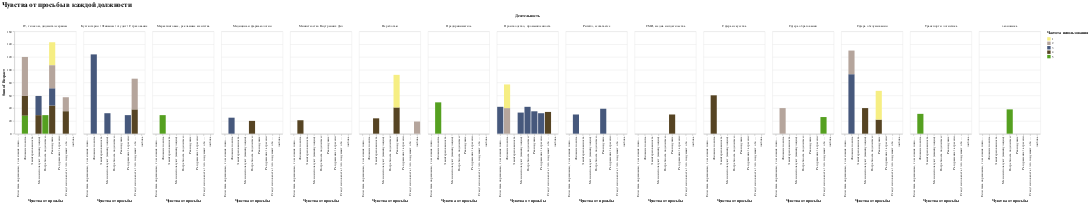

Source (notebook cell):
### Code cell
chart3

### Figure 1 — Vega-Lite specification as saved in the notebook (floating-point values rounded to 4 significant figures)
{"config": {"view": {"continuousWidth": 400, "continuousHeight": 300}, "title": {"anchor": "start", "fontSize": 20, "offset": 15, "orient": "top"}}, "data": {"name": "data-0197ad0db13f40c438e727b669901b0b"}, "mark": "bar", "encoding": {"color": {"field": "Частота использования", "scale": {"range": ["#F6EE83", "#B5A59C", "#46587C", "#564423", "#55A020", "#905869", "#27B78D", "#50630F", "#17ADBE", "#C26854", "#D6B8F5", "#8D0107", "#7A4D7A", "#E6676A", "#3D429C", "#E27AD6", "#7B2BA8"]}, "type": "nominal"}, "column": {"field": "Деятельность", "type": "nominal"}, "x": {"field": "Чувства от просьбы", "type": "ordinal"}, "y": {"aggregate": "sum", "field": "Возраст", "type": "quantitative"}}, "title": "Чувства от просьбы в каждой должности", "$schema": "https://vega.github.io/schema/vega-lite/v4.17.0.json", "datasets": {"data-0197ad0db13f40c438e727b669901b0b": [{"Дата": "2023-03-14T04:18:41.181000", "День месяца": 14, "Время дня": "утро", "Час прохождения опроса": 4, "Пол": "Женский", "Возраст": 35, "Семья": "Да", "Дети": "Да", "Высшее образование": "Да", "Деятельность": "Производство, промышленность", "Частота использования": 3, "Переход по ссылке": "Нет", "Репост по просьбе": "Нет", "Что вызывает реклама услуг": "Равнодушие", "Чувства от просьбы": "Равнодушие", "Возрастная категория": "4", "Время": "утро"}, {"Дата": "2023-03-14T04:51:52.083000", "День месяца": 14, "Время дня": "утро", "Час прохождения опроса": 4, "Пол": "Женский", "Возраст": 47, "Семья": "Нет", "Дети": "Да", "Высшее образование": "Да", "Деятельность": "Сфера обслуживания", "Частота использования": 3, "Переход по ссылке": "Да", "Репост по просьбе": "Да", "Что вызывает реклама услуг": "Интерес", "Чувства от просьбы": "Желание помочь", "Возрастная категория": "3", "Время": "утро"}, {"Дата": "2023-03-14T05:01:05.567000", "День месяца": 14, "Время дня": "утро", "Час прохождения опроса": 5, "Пол": "Женский", "Возраст": 40, "Семья": "Нет", "Дети": "Да", "Высшее образование": "Да", "Деятельность": "Бухгалтерия / Финансы / Аудит / Страхование", "Частота использования": 3, "Переход по ссылке": "Да", "Репост по просьбе": "Да", "Что вызывает реклама услуг": "Желание помочь", "Чувства от просьбы": "Желание помочь", "Возрастная категория": "3", "Время": "утро"}, {"Дата": "2023-03-14T09:15:05.114000", "День месяца": 14, "Время дня": "утро", "Час прохождения опроса": 9, "Пол": "Женский", "Возраст": 22, "Семья": "Нет", "Дети": "Нет", "Высшее образование": "Да", "Деятельность": "IT, телеком, диджитал-сервисы", "Частота использования": 2, "Переход по ссылке": "Да", "Репост по просьбе": "Да", "Что вызывает реклама услуг": "Равнодушие", "Чувства от просьбы": "Стыд / неловкость / что подумают обо мне получатели", "Возрастная категория": "1", "Время": "утро"}, {"Дата": "2023-03-14T10:45:57.916000", "День месяца": 14, "Время дня": "утро", "Час прохождения опроса": 10, "Пол": "Женский", "Возраст": 41, "Семья": "Да", "Дети": "Да", "Высшее образование": "Да", "Деятельность": "Не работаю", "Частота использования": 4, "Переход по ссылке": "Да", "Репост по просьбе": "Нет", "Что вызывает реклама услуг": "Равнодушие", "Чувства от просьбы": "Равнодушие", "Возрастная категория": "3", "Время": "утро"}, {"Дата": "2023-03-14T13:29:53.537000", "День месяца": 14, "Время дня": "день", "Час прохождения опроса": 13, "Пол": "Женский", "Возраст": 35, "Семья": "Да", "Дети": "Да", "Высшее образование": "Да", "Деятельность": "IT, телеком, диджитал-сервисы", "Частота использования": 4, "Переход по ссылке": "Да", "Репост по просьбе": "Нет", "Что вызывает реклама услуг": "Равнодушие", "Чувства от просьбы": "Стыд / неловкость / что подумают обо мне получатели", "Возрастная категория": "4", "Время": "день"}, {"Дата": "2023-03-14T13:45:06.792000", "День месяца": 14, "Время дня": "день", "Час прохождения опроса": 13, "Пол": "Женский", "Возраст": 29, "Семья": "Нет", "Дети": "Нет", "Высшее образование": "Да", "Деятельность": "IT, телеком, диджитал-сервисы", "Частота использования": 5, "Переход по ссылке": "Да", "Репост по просьбе": "Да", "Что вызывает реклама услуг": "Интерес", "Чувства от просьбы": "Потребность поделиться", "Возрастная категория": "2", "Время": "день"}, {"Дата": "2023-03-14T13:51:15.320000", "День месяца": 14, "Время дня": "день", "Час прохождения опроса": 13, "Пол": "Женский", "Возраст": 31, "Семья": "Да", "Дети": "Нет", "Высшее образование": "Да", "Деятельность": "Транспорт и логистика", "Частота использования": 5, "Переход по ссылке": "Да", "Репост по просьбе": "Да", "Что вызывает реклама услуг": "Интерес", "Чувства от просьбы": "Желание помочь", "Возрастная категория": "2", "Время": "день"}, {"Дата": "2023-03-14T14:10:39.316000", "День месяца": 14, "Время дня": "день", "Час прохождения опроса": 14, "Пол": "Женский", "Возраст": 31, "Семья": "Нет", "Дети": "Нет", "Высшее образование": "Да", "Деятельность": "IT, телеком, диджитал-сервисы", "Частота использования": 4, "Переход по ссылке": "Да", "Репост по просьбе": "Да", "Что вызывает реклама услуг": "Интерес", "Чувства от просьбы": "Желание помочь", "Возрастная категория": "2", "Время": "день"}, {"Дата": "2023-03-14T14:36:39.189000", "День месяца": 14, "Время дня": "день", "Час прохождения опроса": 14, "Пол": "Женский", "Возраст": 34, "Семья": "Да", "Дети": "Нет", "Высшее образование": "Да", "Деятельность": "Бухгалтерия / Финансы / Аудит / Страхование", "Частота использования": 3, "Переход по ссылке": "Да", "Репост по просьбе": "Да", "Что вызывает реклама услуг": "Интерес", "Чувства от просьбы": "Желание помочь", "Возрастная категория": "2", "Время": "день"}, {"Дата": "2023-03-14T15:01:19.194000", "День месяца": 14, "Время дня": "день", "Час прохождения опроса": 15, "Пол": "Женский", "Возраст": 29, "Семья": "Да", "Дети": "Нет", "Высшее образование": "Да", "Деятельность": "Бухгалтерия / Финансы / Аудит / Страхование", "Частота использования": 3, "Переход по ссылке": "Да", "Репост по просьбе": "Нет", "Что вызывает реклама услуг": "Равнодушие", "Чувства от просьбы": "Раздражение / агрессия", "Возрастная категория": "2", "Время": "день"}, {"Дата": "2023-03-14T21:57:51.858000", "День месяца": 14, "Время дня": "вечер", "Час прохождения опроса": 21, "Пол": "Женский", "Возраст": 29, "Семья": "Нет", "Дети": "Нет", "Высшее образование": "Да", "Деятельность": "IT, телеком, диджитал-сервисы", "Частота использования": 4, "Переход по ссылке": "Да", "Репост по просьбе": "Нет", "Что вызывает реклама услуг": "Интерес", "Чувства от просьбы": "Меня используют (манипуляция)", "Возрастная категория": "2", "Время": "вечер"}, {"Дата": "2023-03-15T09:14:57.638000", "День месяца": 15, "Время дня": "утро", "Час прохождения опроса": 9, "Пол": "Женский", "Возраст": 30, "Семья": "Да", "Дети": "Да", "Высшее образование": "Да", "Деятельность": "СМИ, медиа и издательства", "Частота использования": 4, "Переход по ссылке": "Нет", "Репост по просьбе": "Нет", "Что вызывает реклама услуг": "Интерес", "Чувства от просьбы": "Равнодушие", "Возрастная категория": "2", "Время": "утро"}, {"Дата": "2023-03-15T09:43:28.872000", "День месяца": 15, "Время дня": "утро", "Час прохождения опроса": 9, "Пол": "Женский", "Возраст": 38, "Семья": "Да", "Дети": "Да", "Высшее образование": "Да", "Деятельность": "Бухгалтерия / Финансы / Аудит / Страхование", "Частота использования": 4, "Переход по ссылке": "Да", "Репост по просьбе": "Да", "Что вызывает реклама услуг": "Меня используют (манипуляция)", "Чувства от просьбы": "Стыд / неловкость / что подумают обо мне получатели", "Возрастная категория": "3", "Время": "утро"}, {"Дата": "2023-03-15T22:38:41.180000", "День месяца": 15, "Время дня": "ночь", "Час прохождения опроса": 22, "Пол": "Женский", "Возраст": 32, "Семья": "Да", "Дети": "Да", "Высшее образование": "Да", "Деятельность": "Бухгалтерия / Финансы / Аудит / Страхование", "Частота использования": 3, "Переход по ссылке": "Да", "Репост по просьбе": "Да", "Что вызывает реклама услуг": "Меня используют (манипуляция)", "Чувства от просьбы": "Меня используют (манипуляция)", "Возрастная категория": "2", "Время": "ночь"}, {"Дата": "2023-03-16T16:22:06.903000", "День месяца": 16, "Время дня": "день", "Час прохождения опроса": 16, "Пол": "Женский", "Возраст": 19, "Семья": "Нет", "Дети": "Нет", "Высшее образование": "Нет", "Деятельность": "IT, телеком, диджитал-сервисы", "Частота использования": 4, "Переход по ссылке": "Да", "Репост по просьбе": "Да", "Что вызывает реклама услуг": "Равнодушие", "Чувства от просьбы": "Равнодушие", "Возрастная категория": "1", "Время": "день"}, {"Дата": "2023-03-16T17:05:22.755000", "День месяца": 16, "Время дня": "ночь", "Час прохождения опроса": 17, "Пол": "Женский", "Возраст": 24, "Семья": "Да", "Дети": "Да", "Высшее образование": "Да", "Деятельность": "Не работаю", "Частота использования": 4, "Переход по ссылке": "Да", "Репост по просьбе": "Да", "Что вызывает реклама услуг": "Всегда по разному.", "Чувства от просьбы": "Заинтересованность", "Возрастная категория": "1", "Время": "ночь"}, {"Дата": "2023-03-16T17:07:14.223000", "День месяца": 16, "Время дня": "ночь", "Час прохождения опроса": 17, "Пол": "Женский", "Возраст": 22, "Семья": "Нет", "Дети": "Нет", "Высшее образование": "Нет", "Деятельность": "Сфера обслуживания", "Частота использования": 4, "Переход по ссылке": "Да", "Репост по просьбе": "Да", "Что вызывает реклама услуг": "Равнодушие", "Чувства от просьбы": "Равнодушие", "Возрастная категория": "1", "Время": "ночь"}, {"Дата": "2023-03-17T03:09:10.516000", "День месяца": 17, "Время дня": "утро", "Час прохождения опроса": 3, "Пол": "Женский", "Возраст": 30, "Семья": "Да", "Дети": "Нет", "Высшее образование": "Да", "Деятельность": "Ритейл, ecommerce", "Частота использования": 3, "Переход по ссылке": "Да", "Репост по просьбе": "Нет", "Что вызывает реклама услуг": "Интерес", "Чувства от просьбы": "Желание помочь", "Возрастная категория": "2", "Время": "утро"}, {"Дата": "2023-03-17T07:47:30.164000", "День месяца": 17, "Время дня": "утро", "Час прохождения опроса": 7, "Пол": "Женский", "Возраст": 25, "Семья": "Нет", "Дети": "Нет", "Высшее образование": "Да", "Деятельность": "IT, телеком, диджитал-сервисы", "Частота использования": 4, "Переход по ссылке": "Да", "Репост по просьбе": "Нет", "Что вызывает реклама услуг": "Равнодушие", "Чувства от просьбы": "Равнодушие", "Возрастная категория": "4", "Время": "утро"}, {"Дата": "2023-03-17T08:03:26.157000", "День месяца": 17, "Время дня": "утро", "Час прохождения опроса": 8, "Пол": "Женский", "Возраст": 50, "Семья": "Да", "Дети": "Да", "Высшее образование": "Да", "Деятельность": "Бухгалтерия / Финансы / Аудит / Страхование", "Частота использования": 3, "Переход по ссылке": "Да", "Репост по просьбе": "Да", "Что вызывает реклама услуг": "Интерес", "Чувства от просьбы": "Желание помочь", "Возрастная категория": "4", "Время": "утро"}, {"Дата": "2023-03-18T09:48:47.643000", "День месяца": 18, "Время дня": "утро", "Час прохождения опроса": 9, "Пол": "Женский", "Возраст": 27, "Семья": "Нет", "Дети": "Нет", "Высшее образование": "Да", "Деятельность": "IT, телеком, диджитал-сервисы", "Частота использования": 3, "Переход по ссылке": "Да", "Репост по просьбе": "Нет", "Что вызывает реклама услуг": "Равнодушие", "Чувства от просьбы": "Равнодушие", "Возрастная категория": "2", "Время": "утро"}, {"Дата": "2023-03-21T16:10:53.923000", "День месяца": 21, "Время дня": "день", "Час прохождения опроса": 16, "Пол": "Женский", "Возраст": 29, "Семья": "Да", "Дети": "Нет", "Высшее образование": "Да", "Деятельность": "Маркетинговые, рекламные агентства", "Частота использования": 5, "Переход по ссылке": "Да", "Репост по просьбе": "Да", "Что вызывает реклама услуг": "Равнодушие", "Чувства от просьбы": "Желание помочь", "Возрастная категория": "2", "Время": "день"}, {"Дата": "2023-03-22T15:14:00.005000", "День месяца": 22, "Время дня": "день", "Час прохождения опроса": 15, "Пол": "Женский", "Возраст": 26, "Семья": "Да", "Дети": "Да", "Высшее образование": "Да", "Деятельность": "Сфера образования", "Частота использования": 5, "Переход по ссылке": "Нет", "Репост по просьбе": "Нет", "Что вызывает реклама услуг": "Равнодушие", "Чувства от просьбы": "Стыд / неловкость / что подумают обо мне получатели", "Возрастная категория": "2", "Время": "день"}, {"Дата": "2023-03-22T18:32:45.248000", "День месяца": 22, "Время дня": "вечер", "Час прохождения опроса": 18, "Пол": "Женский", "Возраст": 40, "Семья": "Да", "Дети": "Да", "Высшее образование": "Да", "Деятельность": "Производство, промышленность", "Частота использования": 2, "Переход по ссылке": "Да", "Репост по просьбе": "Нет", "Что вызывает реклама услуг": "Равнодушие", "Чувства от просьбы": "Желание помочь", "Возрастная категория": "3", "Время": "вечер"}, {"Дата": "2023-03-23T11:21:14.653000", "День месяца": 23, "Время дня": "утро", "Час прохождения опроса": 11, "Пол": "Женский", "Возраст": 38, "Семья": "Да", "Дети": "Да", "Высшее образование": "Да", "Деятельность": "экономика", "Частота использования": 5, "Переход по ссылке": "Да", "Репост по просьбе": "Да", "Что вызывает реклама услуг": "Интерес", "Чувства от просьбы": "Потребность поделиться", "Возрастная категория": "3", "Время": "утро"}, {"Дата": "2023-03-10T14:58:04.755000", "День месяца": 10, "Время дня": "день", "Час прохождения опроса": 14, "Пол": "Мужской", "Возраст": 34, "Семья": "Да", "Дети": "Да", "Высшее образование": "Да", "Деятельность": "Производство, промышленность", "Частота использования": 4, "Переход по ссылке": "Да", "Репост по просьбе": "Нет", "Что вызывает реклама услуг": "Раздражение / агрессия", "Чувства от просьбы": "Стыд / неловкость / что подумают обо мне получатели", "Возрастная категория": "2", "Время": "день"}, {"Дата": "2023-03-10T15:22:44.656000", "День месяца": 10, "Время дня": "день", "Час прохождения опроса": 15, "Пол": "Мужской", "Возраст": 40, "Семья": "Да", "Дети": "Да", "Высшее образование": "Да", "Деятельность": "Сфера образования", "Частота использования": 2, "Переход по ссылке": "Да", "Репост по просьбе": "Да", "Что вызывает реклама услуг": "Интерес", "Чувства от просьбы": "Желание помочь", "Возрастная категория": "3", "Время": "день"}, {"Дата": "2023-03-10T15:24:02.427000", "День месяца": 10, "Время дня": "день", "Час прохождения опроса": 15, "Пол": "Мужской", "Возраст": 39, "Семья": "Нет", "Дети": "Да", "Высшее образование": "Да", "Деятельность": "Ритейл, ecommerce", "Частота использования": 3, "Переход по ссылке": "Да", "Репост по просьбе": "Нет", "Что вызывает реклама услуг": "Сдержанный интерес", "Чувства от просьбы": "Равнодушие", "Возрастная категория": "3", "Время": "день"}, {"Дата": "2023-03-10T15:30:08.220000", "День месяца": 10, "Время дня": "день", "Час прохождения опроса": 15, "Пол": "Мужской", "Возраст": 37, "Семья": "Да", "Дети": "Да", "Высшее образование": "Да", "Деятельность": "Производство, промышленность", "Частота использования": 1, "Переход по ссылке": "Да", "Репост по просьбе": "Да", "Что вызывает реклама услуг": "Интерес", "Чувства от просьбы": "Желание помочь", "Возрастная категория": "3", "Время": "день"}, {"Дата": "2023-03-10T16:54:54.989000", "День месяца": 10, "Время дня": "день", "Час прохождения опроса": 16, "Пол": "Мужской", "Возраст": 25, "Семья": "Да", "Дети": "Нет", "Высшее образование": "Да", "Деятельность": "Медицина и фармакология", "Частота использования": 3, "Переход по ссылке": "Да", "Репост по просьбе": "Да", "Что вызывает реклама услуг": "Равнодушие", "Чувства от просьбы": "Желание помочь", "Возрастная категория": "4", "Время": "день"}, {"Дата": "2023-03-10T17:47:29.135000", "День месяца": 10, "Время дня": "ночь", "Час прохождения опроса": 17, "Пол": "Мужской", "Возраст": 60, "Семья": "Да", "Дети": "Да", "Высшее образование": "Да", "Деятельность": "Сфера искусства", "Частота использования": 4, "Переход по ссылке": "Да", "Репост по просьбе": "Да", "Что вызывает реклама услуг": "Интерес", "Чувства от просьбы": "Желание помочь", "Возрастная категория": "4", "Время": "ночь"}, {"Дата": "2023-03-10T18:23:10.934000", "День месяца": 10, "Время дня": "вечер", "Час прохождения опроса": 18, "Пол": "Мужской", "Возраст": 40, "Семья": "Да", "Дети": "Да", "Высшее образование": "Да", "Деятельность": "Сфера обслуживания", "Частота использования": 4, "Переход по ссылке": "Да", "Репост по просьбе": "Нет", "Что вызывает реклама услуг": "Равнодушие", "Чувства от просьбы": "Меня используют (манипуляция)", "Возрастная категория": "3", "Время": "вечер"}, {"Дата": "2023-03-11T18:21:33.902000", "День месяца": 11, "Время дня": "вечер", "Час прохождения опроса": 18, "Пол": "Мужской", "Возраст": 32, "Семья": "Нет", "Дети": "Нет", "Высшее образование": "Да", "Деятельность": "Производство, промышленность", "Частота использования": 3, "Переход по ссылке": "Нет", "Репост по просьбе": "Нет", "Что вызывает реклама услуг": "Раздражение / агрессия", "Чувства от просьбы": "Раздражение / агрессия", "Возрастная категория": "2", "Время": "вечер"}, {"Дата": "2023-03-12T09:26:26.075000", "День месяца": 12, "Время дня": "утро", "Час прохождения опроса": 9, "Пол": "Мужской", "Возраст": 49, "Семья": "Да", "Дети": "Да", "Высшее образование": "Да", "Деятельность": "Предприниматель ", "Частота использования": 5, "Переход по ссылке": "Да", "Репост по просьбе": "Да", "Что вызывает реклама услуг": "Равнодушие", "Чувства от просьбы": "Желание помочь", "Возрастная категория": "3", "Время": "утро"}, {"Дата": "2023-03-12T11:59:16.042000", "День месяца": 12, "Время дня": "утро", "Час прохождения опроса": 11, "Пол": "Мужской", "Возраст": 48, "Семья": "Да", "Дети": "Да", "Высшее образование": "Да", "Деятельность": "Бухгалтерия / Финансы / Аудит / Страхование", "Частота использования": 2, "Переход по ссылке": "Да", "Репост по просьбе": "Да", "Что вызывает реклама услуг": "Меня используют (манипуляция)", "Чувства от просьбы": "Стыд / неловкость / что подумают обо мне получатели", "Возрастная категория": "3", "Время": "утро"}, {"Дата": "2023-03-12T13:09:16.500000", "День месяца": 12, "Время дня": "день", "Час прохождения опроса": 13, "Пол": "Мужской", "Возраст": 45, "Семья": "Да", "Дети": "Да", "Высшее образование": "Да", "Деятельность": "Сфера обслуживания", "Частота использования": 1, "Переход по ссылке": "Нет", "Репост по просьбе": "Нет", "Что вызывает реклама услуг": "Равнодушие", "Чувства от просьбы": "Равнодушие", "Возрастная категория": "3", "Время": "день"}, {"Дата": "2023-03-13T08:33:14.258000", "День месяца": 13, "Время дня": "утро", "Час прохождения опроса": 8, "Пол": "Мужской", "Возраст": 30, "Семья": "Нет", "Дети": "Нет", "Высшее образование": "Да", "Деятельность": "IT, телеком, диджитал-сервисы", "Частота использования": 3, "Переход по ссылке": "Да", "Репост по просьбе": "Нет", "Что вызывает реклама услуг": "Меня используют (манипуляция)", "Чувства от просьбы": "Меня используют (манипуляция)", "Возрастная категория": "2", "Время": "утро"}, {"Дата": "2023-03-13T09:03:07.063000", "День месяца": 13, "Время дня": "утро", "Час прохождения опроса": 9, "Пол": "Мужской", "Возраст": 46, "Семья": "Да", "Дети": "Да", "Высшее образование": "Да", "Деятельность": "Сфера обслуживания", "Частота использования": 3, "Переход по ссылке": "Да", "Репост по просьбе": "Да", "Что вызывает реклама услуг": "Равнодушие", "Чувства от просьбы": "Желание помочь", "Возрастная категория": "3", "Время": "утро"}, {"Дата": "2023-03-13T11:01:54.368000", "День месяца": 13, "Время дня": "утро", "Час прохождения опроса": 11, "Пол": "Мужской", "Возраст": 25, "Семья": "Нет", "Дети": "Нет", "Высшее образование": "Нет", "Деятельность": "IT, телеком, диджитал-сервисы", "Частота использования": 2, "Переход по ссылке": "Да", "Репост по просьбе": "Нет", "Что вызывает реклама услуг": "Равнодушие", "Чувства от просьбы": "Желание помочь", "Возрастная категория": "4", "Время": "утро"}, {"Дата": "2023-03-14T01:29:59.860000", "День месяца": 14, "Время дня": "утро", "Час прохождения опроса": 1, "Пол": "Мужской", "Возраст": 28, "Семья": "Нет", "Дети": "Нет", "Высшее образование": "Нет", "Деятельность": "IT, телеком, диджитал-сервисы", "Частота использования": 5, "Переход по ссылке": "Да", "Репост по просьбе": "Да", "Что вызывает реклама услуг": "Равнодушие", "Чувства от просьбы": "Желание помочь", "Возрастная категория": "2", "Время": "утро"}, {"Дата": "2023-03-14T09:04:30.606000", "День месяца": 14, "Время дня": "утро", "Час прохождения опроса": 9, "Пол": "Мужской", "Возраст": 36, "Семья": "Да", "Дети": "Да", "Высшее образование": "Да", "Деятельность": "IT, телеком, диджитал-сервисы", "Частота использования": 2, "Переход по ссылке": "Да", "Репост по просьбе": "Да", "Что вызывает реклама услуг": "Друзьям надо помогать, если извне, то параллельно ", "Чувства от просьбы": "Желание помочь", "Возрастная категория": "3", "Время": "утро"}, {"Дата": "2023-03-14T15:15:47.982000", "День месяца": 14, "Время дня": "день", "Час прохождения опроса": 15, "Пол": "Мужской", "Возраст": 42, "Семья": "Да", "Дети": "Да", "Высшее образование": "Да", "Деятельность": "Производство, промышленность", "Частота использования": 3, "Переход по ссылке": "Да", "Репост по просьбе": "Да", "Что вызывает реклама услуг": "В целом норм отношусь", "Чувства от просьбы": "Потребность поделиться", "Возрастная категория": "3", "Время": "день"}, {"Дата": "2023-03-15T14:57:12.528000", "День месяца": 15, "Время дня": "день", "Час прохождения опроса": 14, "Пол": "Мужской", "Возраст": 19, "Семья": "Нет", "Дети": "Нет", "Высшее образование": "Нет", "Деятельность": "Не работаю", "Частота использования": 2, "Переход по ссылке": "Да", "Репост по просьбе": "Нет", "Что вызывает реклама услуг": "страх", "Чувства от просьбы": "любовь", "Возрастная категория": "1", "Время": "день"}, {"Дата": "2023-03-16T14:44:11.095000", "День месяца": 16, "Время дня": "день", "Час прохождения опроса": 14, "Пол": "Мужской", "Возраст": 51, "Семья": "Да", "Дети": "Да", "Высшее образование": "Да", "Деятельность": "Не работаю", "Частота использования": 1, "Переход по ссылке": "Да", "Репост по просьбе": "Нет", "Что вызывает реклама услуг": "Равнодушие", "Чувства от просьбы": "Равнодушие", "Возрастная категория": "4", "Время": "день"}, {"Дата": "2023-03-16T16:16:44.019000", "День месяца": 16, "Время дня": "день", "Час прохождения опроса": 16, "Пол": "Мужской", "Возраст": 21, "Семья": "Да", "Дети": "Да", "Высшее образование": "Да", "Деятельность": "Министеоство Внутренних Дел", "Частота использования": 4, "Переход по ссылке": "Да", "Репост по просьбе": "Да", "Что вызывает реклама услуг": "Интерес", "Чувства от просьбы": "Желание помочь", "Возрастная категория": "1", "Время": "день"}, {"Дата": "2023-03-16T16:26:50.768000", "День месяца": 16, "Время дня": "день", "Час прохождения опроса": 16, "Пол": "Мужской", "Возраст": 20, "Семья": "Нет", "Дети": "Нет", "Высшее образование": "Да", "Деятельность": "Медицина и фармакология", "Частота использования": 4, "Переход по ссылке": "Да", "Репост по просьбе": "Да", "Что вызывает реклама услуг": "Интерес", "Чувства от просьбы": "Потребность поделиться", "Возрастная категория": "1", "Время": "день"}, {"Дата": "2023-03-17T14:23:05.968000", "День месяца": 17, "Время дня": "день", "Час прохождения опроса": 14, "Пол": "Мужской", "Возраст": 36, "Семья": "Нет", "Дети": "Нет", "Высшее образование": "Да", "Деятельность": "IT, телеком, диджитал-сервисы", "Частота использования": 1, "Переход по ссылке": "Нет", "Репост по просьбе": "Нет", "Что вызывает реклама услуг": "Равнодушие", "Чувства от просьбы": "Равнодушие", "Возрастная категория": "3", "Время": "день"}, {"Дата": "2023-03-19T11:12:08.251000", "День месяца": 19, "Время дня": "утро", "Час прохождения опроса": 11, "Пол": "Мужской", "Возраст": 36, "Семья": "Да", "Дети": "Да", "Высшее образование": "Да", "Деятельность": "IT, телеком, диджитал-сервисы", "Частота использования": 2, "Переход по ссылке": "Нет", "Репост по просьбе": "Нет", "Что вызывает реклама услуг": "Равнодушие", "Чувства от просьбы": "Равнодушие", "Возрастная категория": "3", "Время": "утро"}, {"Дата": "2023-03-20T21:25:00.831000", "День месяца": 20, "Время дня": "вечер", "Час прохождения опроса": 21, "Пол": "Мужской", "Возраст": 37, "Семья": "Да", "Дети": "Нет", "Высшее образование": "Да", "Деятельность": "Сфера обслуживания", "Частота использования": 2, "Переход по ссылке": "Да", "Репост по просьбе": "Да", "Что вызывает реклама услуг": "Равнодушие", "Чувства от просьбы": "Желание помочь", "Возрастная категория": "3", "Время": "вечер"}, {"Дата": "2023-03-22T14:49:14.394000", "День месяца": 22, "Время дня": "день", "Час прохождения опроса": 14, "Пол": "Мужской", "Возраст": 33, "Семья": "Да", "Дети": "Да", "Высшее образование": "Да", "Деятельность": "Производство, промышленность", "Частота использования": 3, "Переход по ссылке": "Да", "Репост по просьбе": "Нет", "Что вызывает реклама услуг": "Меня используют (манипуляция)", "Чувства от просьбы": "Меня используют (манипуляция)", "Возрастная категория": "2", "Время": "день"}, {"Дата": "2023-03-22T18:07:19.447000", "День месяца": 22, "Время дня": "вечер", "Час прохождения опроса": 18, "Пол": "Мужской", "Возраст": 42, "Семья": "Да", "Дети": "Да", "Высшее образование": "Да", "Деятельность": "Производство, промышленность", "Частота использования": 3, "Переход по ссылке": "Да", "Репост по просьбе": "Да", "Что вызывает реклама услуг": "Сделаю репост, только если это норм идея ", "Чувства от просьбы": "Если тема нормальная, то желание помочь. Если какой-то развод — то агрессия ", "Возрастная категория": "3", "Время": "вечер"}]}}
